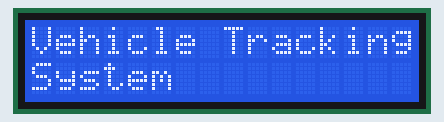
Recording of a sketch running on a simulated Arduino Uno, built with avr-gcc and run on an emulated ATmega328P. Parts: 16×2 character LCD. What the sketch prints to the serial monitor is not drawn.

Above: at 0.1 s.
At 6.2 s:
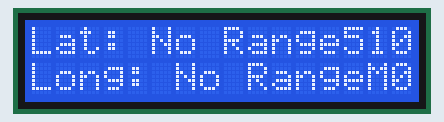

The sketch:

p3-16x2-lcd-msg.ino
```cpp
#include <LiquidCrystal.h>

LiquidCrystal lcd(7, 6, 5, 4, 3, 2);
char gpsString[] = "$GPGGA,134658.00,5106.9792,N,11402.3003,W,2,09,1.0,1048.47,M,-16.27,M,08,AAAA*60";
String latitude = "No Range";
String longitude = "No Range";
boolean gps_status = false;

void setup() {
  lcd.begin(16, 2);
  Serial.begin(9600);
  lcd.print("Vehicle Tracking");
  lcd.setCursor(0, 1);
  lcd.print("System");
  delay(4000);
  lcd.clear();
  delay(2000);
}

void loop() {
  get_gps();
}

void get_gps() {
  gps_status = false;
  int x = 0;
  int comma = 0;

  // Clear previous values
  latitude = "No Range";
  longitude = "No Range";

  while (!gps_status) {
    while (x < strlen(gpsString)) {
      if (gpsString[x] == ',') {
        comma++;
      }

      if (comma == 2) { // Extract latitude
        int start = x + 1; // Start after the comma
        while (gpsString[x] != ',' && x < strlen(gpsString)) {
          latitude += gpsString[x];
          x++;
        }
      }
      else if (comma == 4) { // Extract longitude
        int start = x + 1; // Start after the comma
        while (gpsString[x] != ',' && x < strlen(gpsString)) {
          longitude += gpsString[x];
          x++;
        }
      }
      x++;
    }

    // Trim trailing spaces (if necessary)
    latitude.trim();
    longitude.trim();

    // Update LCD
    lcd.clear();
    lcd.setCursor(0, 0);
    lcd.print("Lat: ");
    lcd.print(latitude);
    lcd.setCursor(0, 1);
    lcd.print("Long: ");
    lcd.print(longitude);

    // Print to Serial
    Serial.print("Lat: ");
    Serial.print(latitude);
    Serial.print("\tLong: ");
    Serial.println(longitude);

    gps_status = true; // Set to true to exit the loop after one complete read
    delay(2000);
  }
}
```
